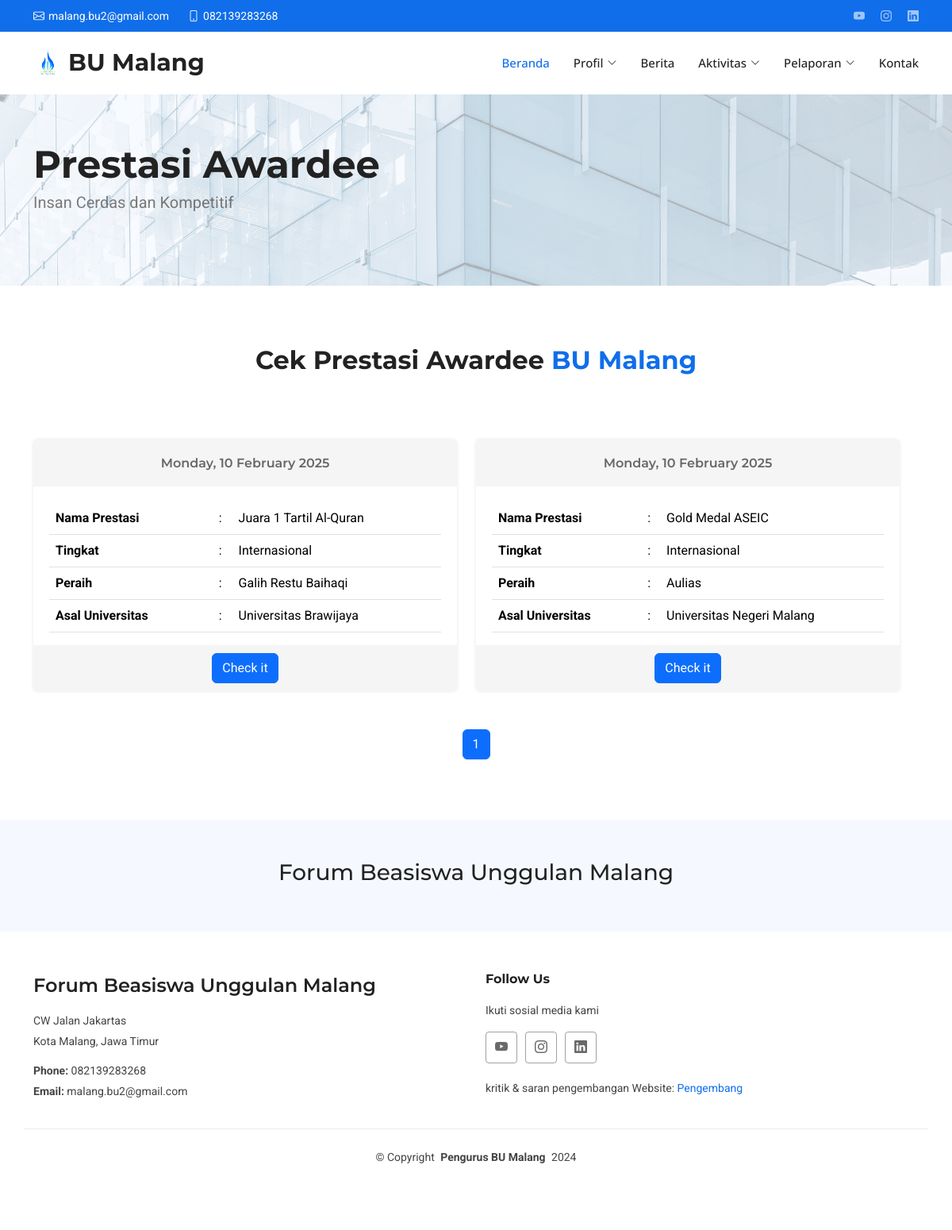
The app's page /pages/aktivitas/prestasi/prestasi.php with its own data.
### tables this page shows
CREATE TABLE `footer` (
  `id_footer` int(11) NOT NULL,
  `alamat_bu` varchar(255) NOT NULL,
  `nomor_bu` varchar(255) NOT NULL,
  `email_bu` varchar(255) NOT NULL,
  `youtube_bu` varchar(255) NOT NULL,
  `ig_bu` varchar(255) NOT NULL,
  `linkedin_bu` varchar(255) NOT NULL,
  `pengembang_bu` varchar(255) NOT NULL
);

CREATE TABLE `prestasi` (
  `id_prestasi` int(11) NOT NULL,
  `waktu` datetime NOT NULL,
  `nama_prestasi` varchar(255) NOT NULL,
  `tingkat_prestasi` varchar(255) NOT NULL,
  `nama_peraih` varchar(255) NOT NULL,
  `asal_univ` varchar(255) NOT NULL,
  `tahun_awardee` char(10) NOT NULL,
  `gambar` varchar(255) NOT NULL
);

### pages/aktivitas/prestasi/prestasi.php (the view, shortened to what this page needs)
<?php
include '../../../connections/conn.php';
$contents = [];
$query = "SELECT * FROM prestasi ORDER BY waktu DESC";
$result = $conn->query($query);
while ($row = $result->fetch_assoc()) {
    $contents[] = [
        "id_prestasi" => $row['id_prestasi'],
        "waktu" => date('l, d F Y', strtotime($row['waktu'])),
        "nama_prestasi" => $row['nama_prestasi'],
        "tingkat_prestasi" => $row['tingkat_prestasi'],
        "nama_peraih" => $row['nama_peraih'],
        "asal_univ" => $row['asal_univ'],
    ];
}
$perPage = 6;
$total = count($contents);
$totalPages = ceil($total / $perPage);
$page = isset($_GET['page']) ? (int)$_GET['page'] : 1;
$page = max($page, 1);
$page = min($page, $totalPages);
$start = ($page - 1) * $perPage;
$displayContents = array_slice($contents, $start, $perPage);
$query = "SELECT * FROM footer";
$result = $conn->query($query);
$row = $result->fetch_assoc();
$footer = [
    "alamat_bu" => $row['alamat_bu'],
    "nomor_bu" => $row['nomor_bu'],
    "email_bu" => $row['email_bu'],
    "youtube_bu" => $row['youtube_bu'],
    "ig_bu" => $row['ig_bu'],
    "linkedin_bu" => $row['linkedin_bu'],
    "pengembang_bu" => $row['pengembang_bu'],
];
?>
<!DOCTYPE html>
<html lang="en">
<?php include '../../../components/head.php' ?>
<body class="index-page">
    <header id="header" class="header sticky-top">
        <div class="topbar d-flex align-items-center">
            <div class="container d-flex justify-content-center justify-content-md-between">
                <div class="contact-info d-flex align-items-center">
                    <i class="bi bi-envelope d-flex align-items-center"><a href="<?= $footer['email_bu'] ?>"><?= $footer['email_bu'] ?></a></i>
                    <i class="bi bi-phone d-flex align-items-center ms-4"><span><?= $footer['nomor_bu'] ?></span></i>
                </div>
                <div class="social-links d-none d-md-flex align-items-center">
                    <a href="<?= $footer['youtube_bu'] ?>" class="youtube"><i class="bi bi-youtube"></i></a>
                    <a href="<?= $footer['ig_bu'] ?>" class="instagram"><i class="bi bi-instagram"></i></a>
                    <a href="<?= $footer['linkedin_bu'] ?>" class="linkedin"><i class="bi bi-linkedin"></i></a>
                </div>
            </div>
        </div>
        <div class="branding d-flex align-items-cente">
            <div class="container position-relative d-flex align-items-center justify-content-between">
                <?php include '../../../components/navbar.php' ?>
            </div>
        </div>
    </header>
    <main class="main">
        <section id="hero" class="hero1 section light-background">
            <div class="container">
                <div class="row gy-4">
                    <div class="col-lg-8 order-2 order-lg-1 d-flex flex-column justify-content-center" data-aos="zoom-out">
                        <h1>Prestasi Awardee</h1>
                        <p>Insan Cerdas dan Kompetitif</p>
                    </div>
                </div>
            </div>
        </section>
        <section id="contents" class="contents section">
            <div class="container section-title" data-aos="fade-up">
                <p><span>Cek Prestasi Awardee</span> <span class="description-title">BU Malang</span></p>
            </div>
            <div class="container">
                <div class="row gy-3">
                    <div class="row gy-3">
                        <?php foreach ($displayContents as $content): ?>
                            <div class="col-xl-6 col-lg-12" data-aos="fade-up">
                                <div class="contents-item">
                                    <h3><?= $content['waktu']; ?></h3>
                                    <table class="table">
                                        <tr>
                                            <th class="text-start">Nama Prestasi</th>
                                            <td>:</td>
                                            <td class="text-start"><?= $content['nama_prestasi']; ?></td>
                                        </tr>
                                        <tr>
                                            <th class="text-start">Tingkat</th>
                                            <td>:</td>
                                            <td class="text-start"><?= $content['tingkat_prestasi']; ?></td>
                                        </tr>
                                        <tr>
                                            <th class="text-start">Peraih</th>
                                            <td>:</td>
                                            <td class="text-start"><?= $content['nama_peraih']; ?></td>
                                        </tr>
                                        <tr>
                                            <th class="text-start">Asal Universitas</th>
                                            <td>:</td>
                                            <td class="text-start"><?= $content['asal_univ']; ?></td>
                                        </tr>
                                    </table>
                                    <div class="btn-wrap">
                                        <a href="pages/aktivitas/prestasi/pages-prestasi.php?id=<?= $content['id_prestasi']; ?>" class="btn btn-primary">Check it</a>
                                    </div>
                                </div>
                            </div>
                        <?php endforeach; ?>
                    </div>
                </div>
                <nav>
                    <ul class="pagination justify-content-center pt-5">
                        <?php for ($i = 1; $i <= $totalPages; $i++): ?>
                            <li class="page-item <?= $i == $page ? 'active' : ''; ?>">
                                <a class="page-link" href="<?= $_SERVER['PHP_SELF']; ?>?page=<?= $i; ?>"><?= $i; ?></a>
                            </li>
                        <?php endfor; ?>
                    </ul>
                </nav>
            </div>
        </section>
    </main>
    <footer id="footer" class="footer">
        <div class="footer-newsletter">
            <div class="container">
                <div class="row justify-content-center text-center">
                    <div class="col-lg-6">
                        <h3>Forum Beasiswa Unggulan Malang</h5>
                    </div>
                </div>
            </div>
        </div>
        <div class="container footer-top">
            <?php include '../../../components/footer.php' ?>
        </div>
        <div class="container copyright text-center mt-4">
            <p>© <span>Copyright</span> <strong class="px-1 sitename">Pengurus BU Malang</strong> <span>2024</span></p>
        </div>
    </footer>
</body>
</html>

### components/footer.php
<div class="row gy-4">
    <div class="col-lg-6 col-md-12 footer-about">
        <a href="index.html" class="d-flex align-items-center">
            <span class="sitename">Forum Beasiswa Unggulan Malang</span>
        </a>
        <div class="footer-contact pt-3">
            <p><?= $footer['alamat_bu'] ?></p>
            <p>Kota Malang, Jawa Timur</p>
            <p class="mt-3"><strong>Phone:</strong> <span><?= $footer['nomor_bu'] ?></span></p>
            <p><strong>Email:</strong> <span><?= $footer['email_bu'] ?></span></p>
        </div>
    </div>
    <div class="col-lg-6 col-md-12">
        <h4>Follow Us</h4>
        <p>Ikuti sosial media kami</p>
        <div class="social-links d-flex">
            <a href="<?= $footer['youtube_bu'] ?>" target="_blank"><i class="bi bi-youtube"></i></a>
            <a href="<?= $footer['ig_bu'] ?>" target="_blank"><i class="bi bi-instagram"></i></a>
            <a href="<?= $footer['linkedin_bu'] ?>" target="_blank"><i class="bi bi-linkedin"></i></a>
        </div>
        <br>
        <p>kritik & saran pengembangan Website: <a href="https://wa.me/<?= $footer['pengembang_bu'] ?>" target="_blank">Pengembang</a> </p>
    </div>
</div>

### records on screen
footer: email_bu "malang.bu2@gmail.com", nomor_bu "082139283268", alamat_bu "CW Jalan Jakartas"
prestasi: waktu "Monday, 10 February 2025", nama_prestasi "Juara 1 Tartil Al-Quran", tingkat_prestasi "Internasional", nama_peraih "Galih Restu Baihaqi", asal_univ "Universitas Brawijaya"
prestasi: waktu "Monday, 10 February 2025", nama_prestasi "Gold Medal ASEIC", tingkat_prestasi "Internasional", nama_peraih "Aulias", asal_univ "Universitas Negeri Malang"
